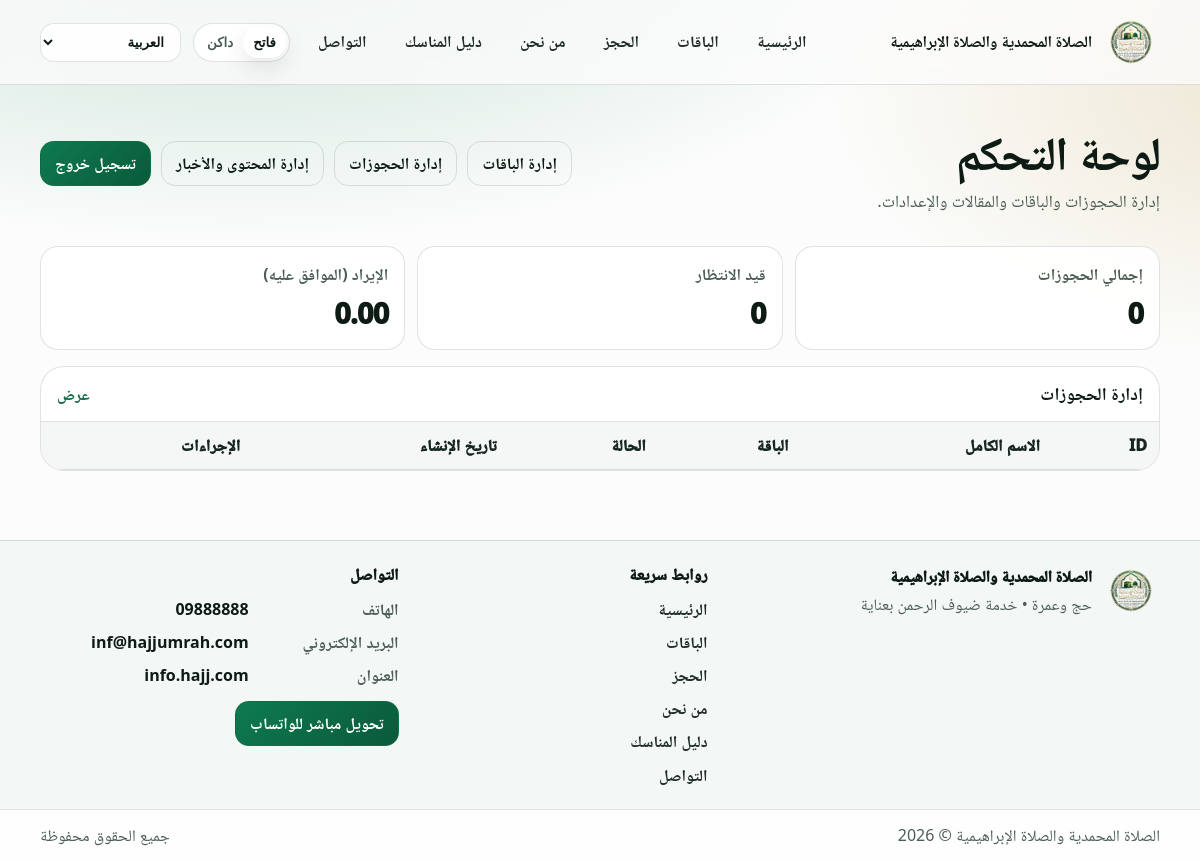
/admin/ (signed in), run on the app's committed database.
### app/models.py (models this page shows)
class SiteConfig(db.Model):
    __tablename__ = "site_config"
    id = db.Column(db.Integer, primary_key=True)
    logo_filename = db.Column(db.String(255), nullable=False, default="logo.svg")
    hero_bg_filename = db.Column(db.String(255), nullable=False, default="hero_default.svg")
    site_name_ar = db.Column(
        db.String(255),
        nullable=False,
        default="الصلاة المحمدية والصلاة الإبراهيمية",
    )
    site_name_en = db.Column(
        db.String(255),
        nullable=False,
        default="Al-Salat Al-Muhammadiya & Al-Salat Al-Ibrahimiya",
    )
    site_name_ku = db.Column(
        db.String(255),
        nullable=False,
        default="الصلاة المحمدية والصلاة الإبراهيمية",
    )
    updated_at = db.Column(
        db.DateTime, default=datetime.utcnow, onupdate=datetime.utcnow, nullable=False
    )

class SocialSetting(db.Model):
    __tablename__ = "social_settings"
    id = db.Column(db.Integer, primary_key=True)
    key = db.Column(db.String(60), unique=True, nullable=False)
    value = db.Column(db.String(600), nullable=False, default="")
    updated_at = db.Column(
        db.DateTime, default=datetime.utcnow, onupdate=datetime.utcnow, nullable=False
    )

### app/admin_routes.py (the view)
@admin_bp.get("/")
@login_required
def dashboard():
    total_bookings = Booking.query.count()
    pending_bookings = Booking.query.filter_by(status="pending").count()
    approved = Booking.query.filter_by(status="approved").all()
    revenue = sum(b.total_amount() for b in approved)
    latest_bookings = Booking.query.order_by(Booking.created_at.desc()).limit(10).all()
    return render_template(
        "admin/dashboard.html",
        total_bookings=total_bookings,
        pending_bookings=pending_bookings,
        revenue=revenue,
        latest_bookings=latest_bookings,
    )

### app/i18n.py (called while the page is built)
def get_locale():
    lang = session.get("lang")
    if lang in current_app.config.get("SUPPORTED_LANGS", ()):
        return lang
    accept = request.accept_languages.best_match(current_app.config.get("SUPPORTED_LANGS"))
    return accept or current_app.config.get("DEFAULT_LANG", "ar")

def t(key: str) -> str:
    lang = getattr(g, "locale", current_app.config.get("DEFAULT_LANG", "ar"))
    return TRANSLATIONS.get(lang, {}).get(key) or TRANSLATIONS["en"].get(key) or key

def inject_i18n(app):
    @app.before_request
    def _set_locale():
        g.locale = get_locale()
        g.is_rtl = g.locale in RTL_LANGS
    @app.context_processor
    def _ctx():
        return {
            "t": t,
            "locale": getattr(g, "locale", app.config.get("DEFAULT_LANG", "ar")),
            "is_rtl": getattr(g, "is_rtl", True),
            "supported_langs": app.config.get("SUPPORTED_LANGS", ("ar", "en", "ku")),
            "rtl_langs": RTL_LANGS,
        }

### app/models.py (called while the page is built)
@login_manager.user_loader
def load_user(user_id):
    return db.session.get(AdminUser, int(user_id))

### app/templates/admin/dashboard.html (shortened to what this page needs)
{% extends "base.html" %}
{% block content %}
  <section class="page-head">
    <div class="container page-head-row">
      <div>
        <h1 class="h1">{{ t('admin_dashboard') }}</h1>
        <p class="lead">{{ t('admin_dashboard_help') }}</p>
      </div>
      <div class="admin-actions">
        <a class="btn btn-ghost" href="{{ url_for('admin.packages_list') }}">{{ t('admin_packages') }}</a>
        <a class="btn btn-ghost" href="{{ url_for('admin.bookings_list') }}">{{ t('admin_bookings') }}</a>
        <a class="btn btn-ghost" href="{{ url_for('admin.content_management') }}">{{ t('admin_content') }}</a>
        <a class="btn btn-primary" href="{{ url_for('admin.logout') }}">{{ t('admin_logout') }}</a>
      </div>
    </div>
  </section>
  <section class="section">
    <div class="container">
      <div class="stats">
        <div class="stat">
          <div class="stat-label">{{ t('stats_total_bookings') }}</div>
          <div class="stat-value">{{ total_bookings }}</div>
        </div>
        <div class="stat">
          <div class="stat-label">{{ t('stats_pending') }}</div>
          <div class="stat-value">{{ pending_bookings }}</div>
        </div>
        <div class="stat">
          <div class="stat-label">{{ t('stats_revenue') }}</div>
          <div class="stat-value">{{ "%.2f"|format(revenue) }}</div>
        </div>
      </div>
      <div class="table-shell">
        <div class="table-head">
          <div class="h3">{{ t('admin_bookings') }}</div>
          <a class="link" href="{{ url_for('admin.bookings_list') }}">{{ t('booking_view') }}</a>
        </div>
        <table class="table">
          <thead>
            <tr>
              <th>ID</th>
              <th>{{ t('form_full_name') }}</th>
              <th>{{ t('form_package') }}</th>
              <th>{{ t('table_status') }}</th>
              <th>{{ t('table_created') }}</th>
              <th>{{ t('table_actions') }}</th>
            </tr>
          </thead>
        </table>
      </div>
    </div>
  </section>
{% endblock %}

### app/templates/base.html (shortened to what this page needs)
<!doctype html>
<html lang="{{ locale }}" dir="{{ 'rtl' if is_rtl else 'ltr' }}" data-theme="light">
  <head>
    <link rel="stylesheet" href="{{ url_for('static', filename='css/styles.css') }}" />
  </head>
  <body>
    <header class="site-header">
      <div class="container header-row">
        <a class="brand" href="{{ url_for('public.home') }}">
          <div class="brand-mark" aria-hidden="true">
            <img class="brand-logo" src="{{ url_for('static', filename='uploads/' + (current_logo_filename or 'logo.png')) }}" alt="Logo" />
          </div>
          <div class="brand-text">
            <div class="brand-title">{{ current_site_name }}</div>
          </div>
        </a>
        <nav id="siteNav" class="nav" aria-label="Primary">
          <a class="nav-link" href="{{ url_for('public.home') }}">{{ t('nav_home') }}</a>
          <a class="nav-link" href="{{ url_for('public.packages') }}">{{ t('nav_packages') }}</a>
          <a class="nav-link" href="{{ url_for('public.booking') }}">{{ t('nav_booking') }}</a>
          <a class="nav-link" href="{{ url_for('public.about') }}">{{ t('nav_about') }}</a>
          <a class="nav-link" href="{{ url_for('public.guide') }}">{{ t('nav_guide') }}</a>
          <a class="nav-link" href="{{ url_for('public.contact') }}">{{ t('nav_contact') }}</a>
        </nav>
        <div class="header-actions">
          <div class="segmented theme-segmented" role="group" aria-label="Theme">
            <button class="segmented-btn" type="button" data-theme-btn="light">{{ t('theme_light') }}</button>
            <button class="segmented-btn" type="button" data-theme-btn="dark">{{ t('theme_dark') }}</button>
          </div>
          <label class="select lang-desktop">
            <select id="langSelect" class="select-control">
              <option value="ar" {% if locale == 'ar' %}selected{% endif %}>{{ t('lang_ar') }}</option>
            </select>
          </label>
        </div>
      </div>
    </header>
    <main>
      {% block content %}{% endblock %}
    </main>
    <footer class="site-footer">
      <div class="container footer-grid">
        <div class="footer-brand">
          <div class="footer-brand-row">
            <div class="footer-mark" aria-hidden="true">
              <img class="footer-logo" src="{{ url_for('static', filename='uploads/' + (current_logo_filename or 'logo.png')) }}" alt="Logo" />
            </div>
            <div>
              <div class="footer-title">{{ current_site_name }}</div>
              <div class="footer-tagline">{{ t('footer_tagline') }}</div>
            </div>
          </div>
        </div>
        <div class="footer-col">
          <div class="footer-head">{{ t('footer_quick_links') }}</div>
          <div class="footer-links">
            <a class="footer-link" href="{{ url_for('public.home') }}">{{ t('nav_home') }}</a>
            <a class="footer-link" href="{{ url_for('public.packages') }}">{{ t('nav_packages') }}</a>
            <a class="footer-link" href="{{ url_for('public.booking') }}">{{ t('nav_booking') }}</a>
            <a class="footer-link" href="{{ url_for('public.about') }}">{{ t('nav_about') }}</a>
            <a class="footer-link" href="{{ url_for('public.guide') }}">{{ t('nav_guide') }}</a>
            <a class="footer-link" href="{{ url_for('public.contact') }}">{{ t('nav_contact') }}</a>
          </div>
        </div>
        <div class="footer-col">
          <div class="footer-head">{{ t('footer_contact') }}</div>
          <div class="footer-meta">
            {% if company_contact.phone %}
              <div class="footer-meta-row">
                <div class="footer-meta-label">{{ t('footer_phone') }}</div>
                <a class="footer-meta-value" href="tel:{{ company_contact.phone }}">{{ company_contact.phone }}</a>
              </div>
            {% endif %}
            {% if company_contact.email %}
              <div class="footer-meta-row">
                <div class="footer-meta-label">{{ t('footer_email') }}</div>
                <a class="footer-meta-value" href="mailto:{{ company_contact.email }}">{{ company_contact.email }}</a>
              </div>
            {% endif %}
            {% if company_contact.address %}
              <div class="footer-meta-row">
                <div class="footer-meta-label">{{ t('footer_address') }}</div>
                <div class="footer-meta-value">{{ company_contact.address }}</div>
              </div>
            {% endif %}
          </div>
          <div class="footer-actions">
            {% if whatsapp_support_url %}
              <a class="btn btn-primary footer-whatsapp" href="{{ whatsapp_support_url }}" target="_blank" rel="noopener">{{ t('direct_whatsapp_button') }}</a>
            {% endif %}
          </div>
        </div>
      </div>
      <div class="footer-bottom">
        <div class="container footer-bottom-row">
          <div class="muted">{{ current_site_name }} © {{ current_year }}</div>
          <div class="muted">{{ t('footer_rights') }}</div>
        </div>
      </div>
    </footer>
  </body>
</html>

### data on the page
SiteConfig: logo_filename (picture), site_name_ar "الصلاة المحمدية والصلاة الإبراهيمية"
SocialSetting: phone "09888888"
SocialSetting: email "inf@hajjumrah.com"
SocialSetting: address "info.hajj.com"

### other printed values
{{ t('nav_home') }} "الرئيسية"
{{ t('nav_packages') }} "الباقات"
{{ t('nav_booking') }} "الحجز"
{{ t('nav_about') }} "من نحن"
{{ t('nav_guide') }} "دليل المناسك"
{{ t('nav_contact') }} "التواصل"
{{ t('theme_light') }} "فاتح"
{{ t('theme_dark') }} "داكن"
{{ t('admin_dashboard') }} "لوحة التحكم"
{{ t('admin_dashboard_help') }} "إدارة الحجوزات والباقات والمقالات والإعدادات."
{{ t('admin_packages') }} "إدارة الباقات"
{{ t('admin_bookings') }} "إدارة الحجوزات"
{{ t('admin_content') }} "إدارة المحتوى والأخبار"
{{ t('admin_logout') }} "تسجيل خروج"
{{ t('stats_total_bookings') }} "إجمالي الحجوزات"
